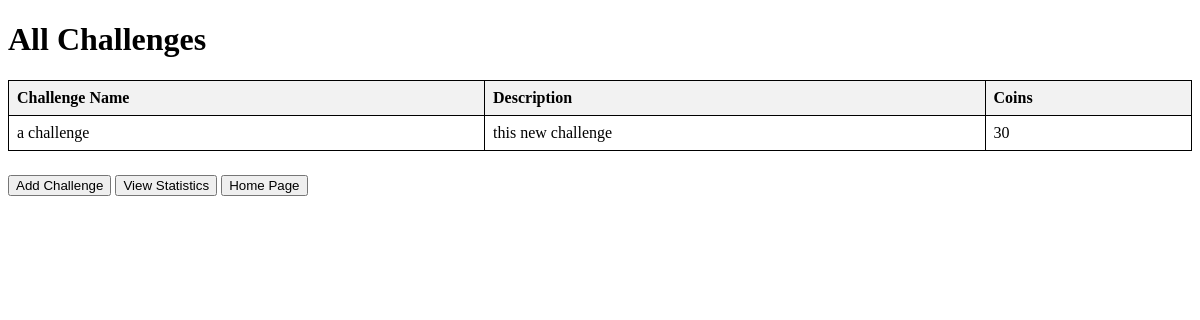
The page /challenges/all-challenges/ (signed in) on the database as committed earlier.
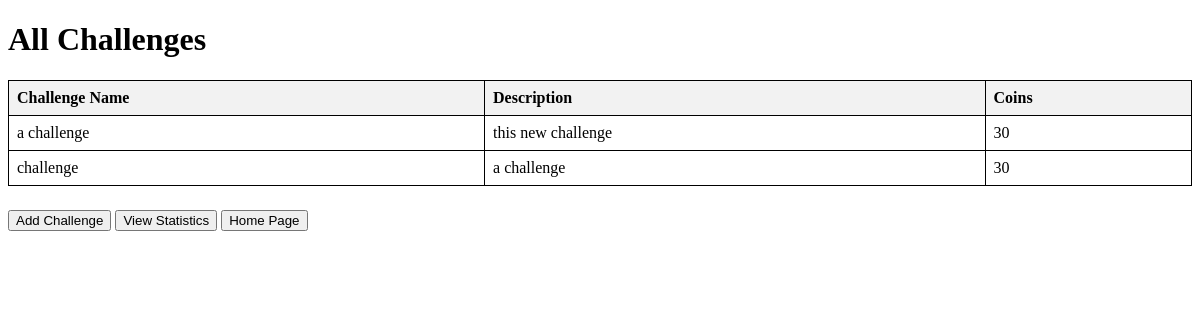
The same page on the database as committed later.
### challenges/models.py (models this page shows, shortened)
class Challenge(models.Model):
    challenge_ID = models.AutoField(primary_key=True)
    title = models.CharField(max_length=200)
    transport = models.BooleanField(default=False)
    description = models.TextField(default="")
    coins = models.IntegerField()
    start_point = models.CharField(default="000, 000, 000", max_length=200)
    end_point = models.CharField(default="000, 000, 000", max_length=200)
    challenge_setter = models.ForeignKey(User, on_delete=models.CASCADE)

### challenges/views.py (the view)
# urls.py: path('all-challenges/', views.all_challenges, name='allChallenges'),
def all_challenges(request):
    challenges = models.Challenge.objects.all()
    for challenge in challenges:
        print(challenge.title)
    return render(request, "allChallenges.html", {"challenges": challenges})

### challenges/templates/allChallenges.html (shortened to what this page needs)
<!DOCTYPE html>
<html>
<head>
</head>
<body>
    {% if user.is_superuser %}
    <h1>All Challenges</h1>
    <table>
        <thead>
            <tr>
                <th>Challenge Name</th>
                <th>Description</th>
                <th>Coins</th>
            </tr>
        </thead>
        <tbody>
            {% for challenge in challenges %}
                <tr>
                    <td>{{ challenge.title }}</td>
                    <td>{{ challenge.description }}</td>
                    <td>{{ challenge.coins }}</td>
                </tr>
            {% endfor %}
        </tbody>
    </table>
    <button onclick="loadSetChallenge()" style="margin-top: 2%;">Add Challenge</button>
    <button onclick="window.location.href = '/statistics/view'" style="margin-top: 2%;">View Statistics</button>
    <button onclick="window.location.href = '/challenges'" style="margin-top: 2%;">Home Page</button>
    {% else %}
    <h1>Access Denied</h1>
    {% endif %}
</body>
</html>

### challenges/templates/allChallenges.html (style rules this page uses)
table { border-collapse: collapse; width: 100%; }
th, td { border: 1px solid black; padding: 8px; text-align: left; }
th { background-color: #f2f2f2; }

Rows that differ between the two databases and show on the page:
added Challenge: title "challenge", description "a challenge", coins "30"
